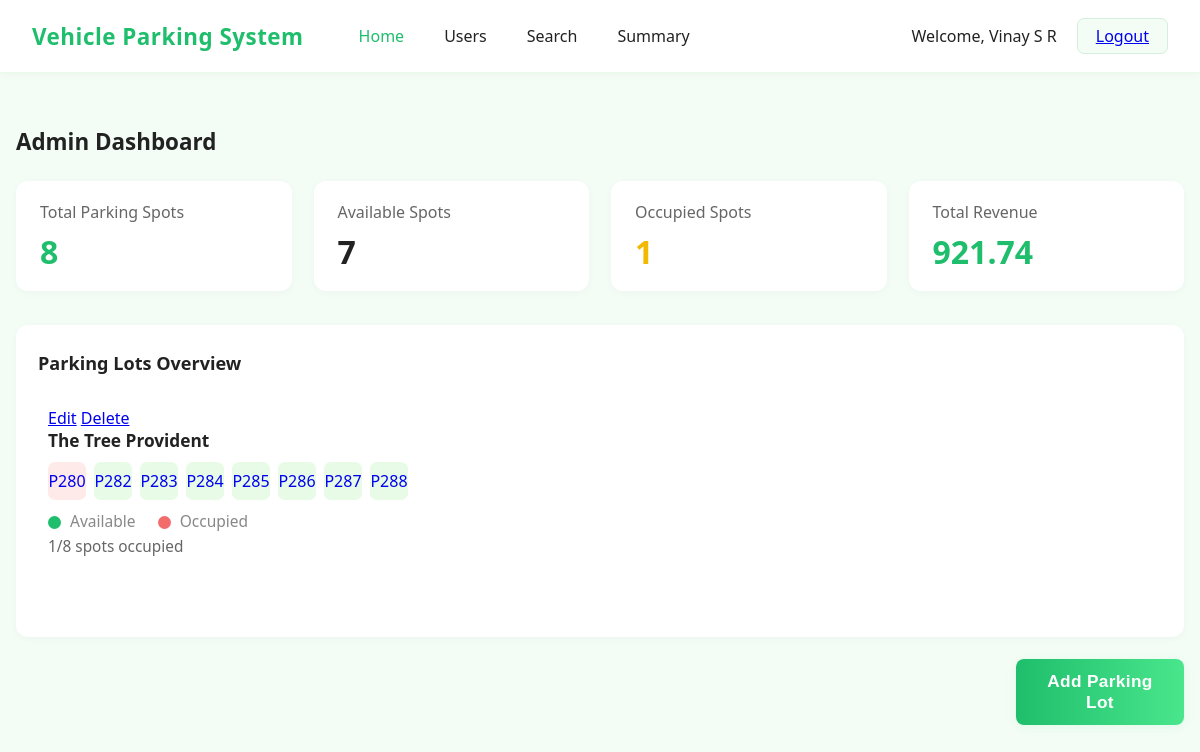
The page /admin_dashboard (signed in) on the database its author committed.
### models/models.py (models this page shows)
class User(db.Model,UserMixin):
    __tablename__ = 'user'
    id = db.Column(db.Integer, primary_key=True, autoincrement=True)
    email = db.Column(db.Text, unique=True, nullable=False)
    password = db.Column(db.Text, nullable=False)
    full_name = db.Column(db.Text, nullable=False)
    address = db.Column(db.Text, nullable=False)
    pincode = db.Column(db.Text, nullable=False)
    vehicle_number = db.Column(db.Text,nullable=True)
    is_admin=db.Column(db.Text,default="user")

class Parking_lot(db.Model):
    __tablename__='parking_lot'
    lot_id=db.Column(db.Integer,primary_key=True,autoincrement=True)
    owner_id = db.Column(db.Integer, db.ForeignKey('user.id', ondelete='CASCADE'))
    lot_name= db.Column(db.Text,nullable=False,unique=True)
    lot_address=db.Column(db.Text,nullable=False)
    lot_spot_count=db.Column(db.Integer,nullable=False)
    lot_price_per_hour=db.Column(db.Integer,nullable=False)
    owner = db.relationship('User', backref=db.backref('parking_lots', passive_deletes=True))
    spots = db.relationship('Parking_spot', backref='lot', cascade="all, delete", passive_deletes=True)
    bookings = db.relationship('Bookings', back_populates='lot', cascade="all, delete", passive_deletes=True)

class Parking_spot(db.Model):
    __tablename__ = 'parking_spot'
    id = db.Column(db.Integer, primary_key=True)
    lot_id = db.Column(db.Integer, db.ForeignKey('parking_lot.lot_id', ondelete="CASCADE"), nullable=False)
    spot_number = db.Column(db.Integer, nullable=False)
    is_available = db.Column(db.String, default="Yes",nullable=False)

### controllers/controllers.py (the view)
@main.route('/admin_dashboard',methods=['GET','POST'])
@login_required
@role_required('admin')
def admin_dashboard():
    if current_user.is_admin == "Yes":
        parking_lot_list=[lot.lot_name for lot in Parking_lot.query.with_entities(Parking_lot.lot_name).all()]
        print("Parking LOt List", parking_lot_list)
        if parking_lot_list:
            parking_data={}
            for lot_name in parking_lot_list:
                lot_id=Parking_lot.query.filter(Parking_lot.lot_name==lot_name).first().lot_id
                lot_price_per_hour=Parking_lot.query.filter(Parking_lot.lot_name==lot_name).first().lot_price_per_hour
                count = Parking_spot.query.filter(Parking_spot.lot_id == lot_id).count()
                if count>0:
                    occupied_spots = [spot.id for spot in Parking_spot.query.filter_by(lot_id=lot_id, is_available="No").all()]
                    spot_ids = [spot.id for spot in Parking_spot.query.filter(Parking_spot.lot_id == lot_id).all()]
                    occupied_count = Parking_spot.query.filter_by(lot_id=lot_id, is_available="No").count()
                    total_count= int(Parking_spot.query.filter_by(lot_id=lot_id).count())
                    parking_data[lot_name]={
                                                "occupied_spots": occupied_spots,
                                                "occupied_count": occupied_count,
                                                "total_count":total_count,
                                                "lot_price_per_hour":lot_price_per_hour,
                                                "spot_ids":spot_ids,
                                                "lot_id":lot_id
                                            }
                else:
                    parking_data[lot_name]={}
            summary = {
                                "total_parking_spots": 0,
                                "available_spots": 0,
                                "occupied_spots": 0,
                                "total_revenue": 0
                            }
            for lot in parking_data:
                if parking_data[lot]:
                    total = parking_data[lot]["total_count"]
                    occupied = parking_data[lot]["occupied_count"]
                    summary["total_parking_spots"] += total
                    summary["occupied_spots"] += occupied
                    summary["available_spots"] += total - occupied
            charges=ReleaseHistory.query.all()
            total_sum=0
            for record in charges:
                 if record.charge_paid:
                    total_sum=total_sum+record.charge_paid
            summary["total_revenue"]=round(total_sum,2)
            return render_template("dashboard_admin.html", name=current_user.full_name,parking_data=parking_data,summary=summary)
        else:
            return render_template("dashboard_admin.html",name=current_user.full_name,parking_data={})
    else:
        return redirect(url_for("main.login"))

### app.py (called while the page is built)
def create_app():
    app = Flask(__name__, template_folder="templates")
    if os.getenv('ENV', 'development') != "production":
        print("Starting Local Development")
        app.config.from_object(LocalDevelopmentConfig)
    else:
        raise Exception("Currently no production config is setup")
    app.register_blueprint(main)
    db.init_app(app)
    login_manager = LoginManager()
    login_manager.login_view = "main.login"
    login_manager.init_app(app)
    @login_manager.user_loader
    def load_user(user_id):
        return User.query.get(int(user_id))
    return app

### controllers/controllers.py (called while the page is built)
def role_required(required_role):
    def decorator(f):
        @wraps(f)
        def decorated_function(*args, **kwargs):
            if not current_user.is_authenticated:
                flash('Please log in to access this page.', 'warning')
                return redirect(url_for('main.login'))
            if required_role == "admin" and current_user.is_admin != "Yes":
                flash('You do not have permission to access this page.', 'danger')
                return redirect(url_for('main.login'))
            return f(*args, **kwargs)
        return decorated_function
    return decorator

### templates/dashboard_admin.html (shortened to what this page needs)
<!DOCTYPE html>
<html lang="en">
<head>
  <link rel="stylesheet" href="{{ url_for('static', filename='css/dashboard_admin_style.css') }}">
</head>
<body>
  <nav class="navbar">
    <div class="navbar-left">
      <span class="brand">Vehicle Parking System</span>
      <a href="{{ url_for('main.admin_dashboard') }}" class="nav-link active">Home</a>
      <a href="{{ url_for('main.admin_dashboard_users') }}" class="nav-link">Users</a>
      <a href="#" class="nav-link">Search</a>
      <a href="#" class="nav-link">Summary</a>
    </div>
    <div class="navbar-right">
      <span class="welcome">Welcome, {{name}}</span>
      <a href="{{ url_for('main.logout') }}" class="logout-btn">Logout</a>
    </div>
  </nav>
  <main class="main-content">
    <h2 class="dashboard-title">Admin Dashboard</h2>
    <div class="summary-cards">
      <div class="summary-card">
        <div class="summary-label">Total Parking Spots</div>
        {% if summary %}
        <div class="summary-value green">{{ summary["total_parking_spots"] }}</div>
        {% else %}
        <div class="summary-value green">No summary available</div>
        {% endif %}
      </div>
      <div class="summary-card">
        <div class="summary-label">Available Spots</div>
        {% if summary %}
        <div class="summary-value">{{  summary["available_spots"] }}</div>
        {% else %}
        <div class="summary-value green">No summary available</div>
        {% endif %}
      </div>
      <div class="summary-card">
        <div class="summary-label">Occupied Spots</div>
        {% if summary %}
           <div class="summary-value orange">{{ summary["occupied_spots"] }}</div>
           {% else %}
           <div class="summary-value green">No summary available</div>
           {% endif %}
      </div>
      <div class="summary-card">
        <div class="summary-label">Total Revenue</div>
        {% if summary %}
        <div class="summary-value green">{{ summary["total_revenue"] }}</div>
        {% else %}
        <div class="summary-value green">No summary available</div>
        {% endif %}
      </div>
    </div>
    <div class="lots-row">
      <div class="lots-overview">
        <div class="lots-title">Parking Lots Overview</div>
        <div class="lots-flex">
          <div class="lot">
        {% if parking_data %}
          {% for lot in parking_data %}
            <div class="lot-container">
                  <a href="{{ url_for('main.edit_parking_lot',parking_lot_id=parking_data[lot]['lot_id']) }}">Edit</a>
                  <a href="{{ url_for('main.delete_parking_lot',parking_lot_id=parking_data[lot]['lot_id']) }}">Delete</a>
                  <div class="lot-title">{{ lot }}</div>
                  {% if parking_data[lot] %}
                    <div class="lot-spots">
                      {% for x in parking_data[lot]['spot_ids'] %}
                        {% if x in parking_data[lot]["occupied_spots"] %}
                          <div class="spot red"><a href="/{{ lot }}/{{ x }}" style="text-decoration: none;">P{{ x }}</a></div>
                        {% else %}
                          <div class="spot green"><a href="/{{ lot }}/{{ x }}" style="text-decoration: none;">P{{ x }}</a></div>
                        {% endif %}
                      {% endfor %}
                    </div>
                    <div class="lot-legend">
                      <span class="legend-dot green"></span> Available
                      <span class="legend-dot red" style="margin-left:18px;"></span> Occupied
                    </div>
                    <div class="lot-status">
                      {{ parking_data[lot]["occupied_count"] }}/{{ parking_data[lot]["total_count"] }} spots occupied
                    </div>
                  {% endif %}
            </div>
          {% endfor %}
        {% else %}
          <div> <p> No parking data found</p></div>
        {% endif %}
        </div>
      </div>
    </div>
    <br>
    <div>
      <button class="add_parking_lot_btn" onclick="window.location.href='{{ url_for('main.addnewlot') }}'">Add Parking Lot</button>
    </div>
    </div>
  </main>
</body>
</html>

### static/css/dashboard_admin_style.css (style rules this page uses)
body { background: #f3fdf5; margin: 0; font-family: 'Segoe UI', Arial, sans-serif; color: #222; }
.navbar { display: flex; align-items: center; justify-content: space-between; background: #fff; padding: 18px 32px; border-bottom: 1px solid #e7fbe6; box-shadow: 0 2px 8px rgba(0,0,0,0.03); }
.navbar-left { display: flex; align-items: center; gap: 26px; }
.brand { color: #1fbe6c; font-size: 1.4rem; font-weight: 700; margin-right: 22px; letter-spacing: 0.5px; }
.nav-link { color: #222; text-decoration: none; font-weight: 500; padding: 0 7px; transition: color 0.2s; }
.nav-link.active, .nav-link:hover { color: #1fbe6c; }
.navbar-right { display: flex; align-items: center; gap: 20px; }
.welcome { color: #222; font-size: 1rem; font-weight: 500; }
.logout-btn { background: #f3fdf5; border: 1px solid #d5eedd; border-radius: 7px; padding: 6px 18px; font-size: 1rem; font-weight: 500; cursor: pointer; transition: background 0.2s, border 0.2s; }
.main-content { max-width: 1200px; margin: 0 auto; padding: 34px 16px 40px 16px; }
.dashboard-title { font-size: 1.4rem; font-weight: 700; margin-bottom: 24px; }
.summary-cards { display: flex; gap: 22px; margin-bottom: 34px; flex-wrap: wrap; }
.summary-card { background: #fff; border-radius: 12px; box-shadow: 0 2px 8px rgba(0,0,0,0.03); padding: 20px 40px 18px 24px; min-width: 200px; flex: 1 1 180px; display: flex; flex-direction: column; align-items: flex-start; }
.summary-label { font-size: 1rem; color: #666; margin-bottom: 7px; }
.summary-value { font-size: 2rem; font-weight: 700; color: #222; }
.summary-value.green { color: #1fbe6c; }
.summary-value.orange { color: #f2b900; }
.lots-row { margin-bottom: 34px; }
.lots-overview { background: #fff; border-radius: 12px; box-shadow: 0 2px 8px rgba(0,0,0,0.03); padding: 26px 22px 22px 22px; }
.lots-title { font-size: 1.13rem; font-weight: 600; margin-bottom: 22px; }
.lots-flex { display: flex; gap: 36px; flex-wrap: wrap; }
.lot { flex: 1 1 340px; min-width: 260px; margin-bottom: 18px; }
.lot-title { font-size: 1.08rem; font-weight: 600; margin-bottom: 10px; }
.lot-spots { display: flex; flex-wrap: wrap; gap: 8px; margin-bottom: 10px; }
.spot { width: 38px; height: 38px; display: flex; align-items: center; justify-content: center; border-radius: 7px; font-size: 1rem; font-weight: 500; background: #e7fbe6; color: #1fbe6c; transition: background 0.2s, color 0.2s; }
.spot.red { background: #ffeaea; color: #f26c6c; }
.spot.green { background: #e7fbe6; color: #1fbe6c; }
.lot-legend { font-size: 0.97rem; color: #888; margin-bottom: 4px; margin-top: 6px; }
.legend-dot { display: inline-block; width: 13px; height: 13px; border-radius: 50%; vertical-align: middle; margin-right: 5px; }
.legend-dot.green { background: #1fbe6c; }
.legend-dot.red { background: #f26c6c; }
.lot-status { font-size: 0.96rem; color: #666; margin-top: 4px; }
.add_parking_lot_btn { background: linear-gradient(90deg, #1fbe6c 0%, #49e68c 100%); color: #fff; font-weight: 600; font-size: 1.08rem; padding: 12px 28px; border: none; border-radius: 8px; box-shadow: 0 2px 12px rgba(31,190,108,0.08); cursor: pointer; transition: background 0.18s, box-shadow 0.18s, transform 0.12s; letter-spacing: 0.02em; outline: none; margin-left:1000px; display: inline-block; }
.lot-container { display: block; width: 100%; margin-bottom: 30px; padding: 10px; border-radius: 6px; }

### rows shown on the page
User: full_name "Vinay S R"
Parking_lot: lot_name "The Tree Provident", lot_name "1", lot_name "8"
Parking_spot: id "280"
Parking_spot: id "282"
Parking_spot: id "283"
Parking_spot: id "284"
Parking_spot: id "285"
Parking_spot: id "286"
Parking_spot: id "287"
Parking_spot: id "288"

### other values the page prints
{{ summary["total_parking_spots"] }} "8"
{{ summary["available_spots"] }} "7"
{{ summary["occupied_spots"] }} "1"
{{ summary["total_revenue"] }} "921.74"
